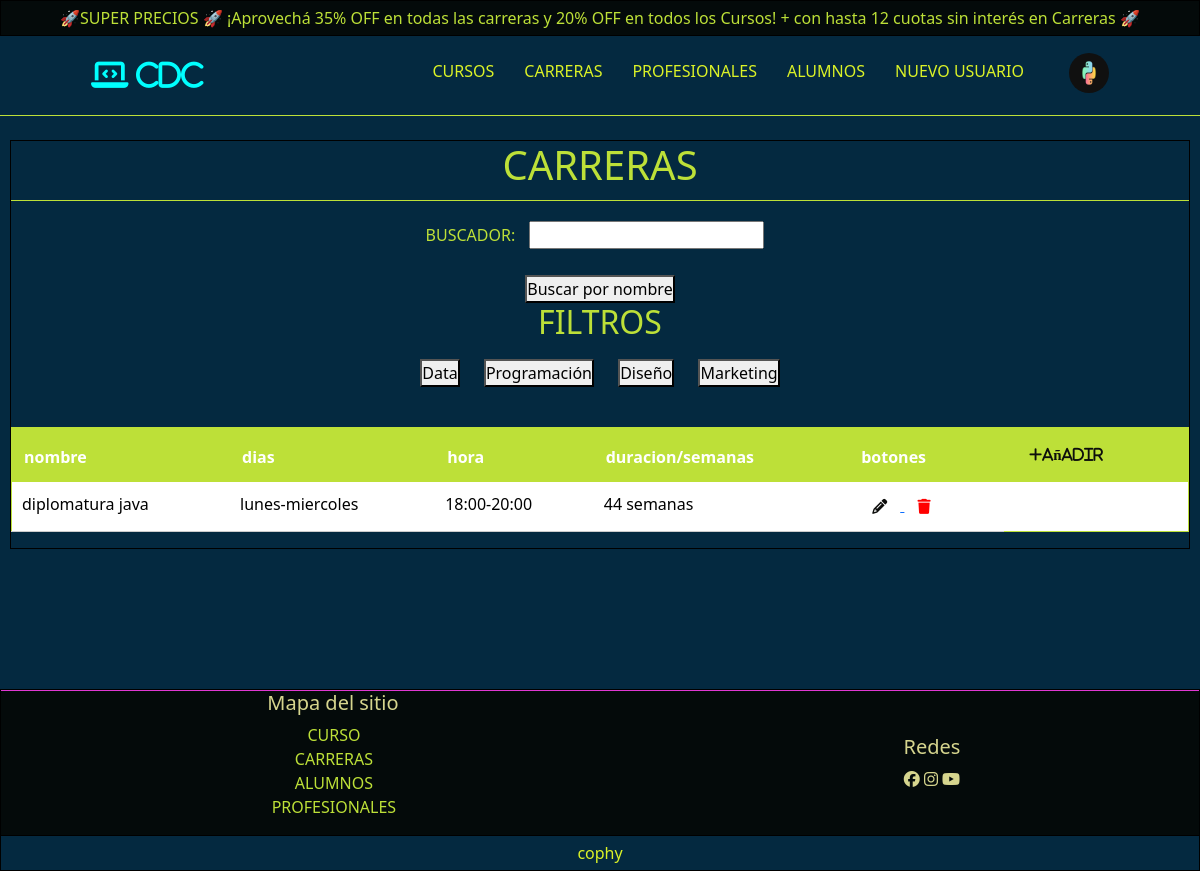
/AppSchol/carreras/ (signed in), run on the app's committed database.
### AppScholl/models.py (models this page shows, shortened)
class Perfil(models.Model):
    user = models.OneToOneField(User,on_delete=models.CASCADE)
    foto = models.ImageField(upload_to='foto_perfil/',null=True,blank=True,default='https://sollentunatrafikskola.se/wp-content/uploads/2018/12/male-feature.jpg')

class Asignatura(models.Model):
    nombre = models.CharField(max_length=30)
    dia = models.CharField(max_length=30, default='lunes-Miercoles')
    hora = models.CharField(max_length=30, default='12:00-14:30 PM')
    duracion = models.IntegerField(default=1)  # Cambié el valor por defecto a un entero
    tipo = models.CharField(max_length=30)
    categoria = models.CharField(max_length=30)

### AppScholl/views.py (the view, shortened to what this page needs)
# urls.py: path("carreras/",views.carreras,name='Carreras'),
def carreras(request):
    query = request.GET.get('buscador')
    filtro = request.GET.get('filtro')
    buscador = Buscar(request.GET)
    if 'reset' in request.GET:
        query = ''
        carrera = Asignatura.objects.filter(tipo='carrera')
    elif filtro:
        carrera = Asignatura.objects.filter(tipo='carrera', categoria__icontains=filtro)
    elif query:
        carrera = Asignatura.objects.filter(tipo='carrera', nombre__icontains=query)
    else:
        carrera = Asignatura.objects.filter(tipo='carrera')
    return render(request,'AppScholl/carreras.html',{'carreras':carrera,'buscar':buscador,'query': query,'filtro': filtro})

### AppScholl/forms.py
class Buscar(forms.Form):
    buscador = forms.CharField(max_length=100,required=False)

### AppScholl/templates/AppScholl/carreras.html (shortened to what this page needs)
{% extends 'AppScholl/base.html' %}
{% block contenido %}
    <main class="conteiner-main" id="carreras">
        <article class="conteiner-titulo">
            <h1>Carreras</h1>
        </article>
        <section class="seccion-buscar-filtros">
            <article class="conteiner-buscar">
              <form method="GET" action="{% url 'Carreras' %}">
                {{ buscar.as_p }}
                <button type="submit">Buscar por nombre</button>
                <article class="conteiner-filtros">
                  <h2>Filtros</h2>
                  <button type="submit" name="filtro" value="data">Data</button>
                  <button type="submit" name="filtro" value="programacion">Programación</button>
                  <button type="submit" name="filtro" value="diseño">Diseño</button>
                  <button type="submit" name="filtro" value="marketing">Marketing</button>
              </article>
              </form>
            </article>
        </section>
        {% if user.is_authenticated %}
          {% if carreras %}
            <section class="seccion-tabla">
              <table class="table">
                <thead>
                  <tr>
                    <th scope="col">nombre</th>
                    <th scope="col">dias</th>
                    <th scope="col">hora</th>
                    <th scope="col">duracion/semanas</th>
                    <th scope="col">botones</th>
                    <th scope="col"><a href="{% url 'AddCarrera' %}"><i class="fa-solid fa-plus btn-mas btn">añadir</i></a></th>
                  </tr>
                </thead>
                <tbody>
                  {% for carrera in carreras %}
                  <tr>
                    <td>{{carrera.nombre}}</td>
                    <td>{{carrera.dia}}</td>
                    <td>{{carrera.hora}}</td>
                    <td>{{carrera.duracion}} semanas</td>
                    <td>
                      {% if user.is_superuser %}
                        <a href="{% url 'ModCarrera' carrera.nombre %}">
                          <i class="fa-solid fa-pencil btn btn-mas"></i>
                        </a>
                        <form method="POST" action="{% url 'Carreras' %}" style="display:inline;"onsubmit="return confirm('¿Estás seguro de que deseas eliminar esta carrera?');">
                            <button type="submit" name="eliminar" style="border: none; background: none; cursor: pointer;" aria-label="Eliminar curso">
                                <i class="fa-solid fa-trash btn btn-mas" style="color: red;"></i>
                            </button>
                        </form>
                      {% else %}
                        <p>No tienes permisos</p>
                      {% endif %}
                    </td>
                  </tr>
                  {% endfor %}
                </tbody>
              </table>
            </section>
          {% else %}
            <p style="color: #DBF227; font-size: 25px; text-align: center;">No se encontraron carreras para el filtro seleccionado.</p>
          {% endif %}
        {% endif %}
    </main>
{% endblock contenido %}

### AppScholl/templates/AppScholl/base.html (shortened to what this page needs)
{% load static %}
<!DOCTYPE html>
<html lang="en">
<head>
    <link href="https://cdn.jsdelivr.net/npm/bootstrap@5.3.3/dist/css/bootstrap.min.css" rel="stylesheet">
    <link rel="stylesheet" href="https://cdnjs.cloudflare.com/ajax/libs/font-awesome/6.7.2/css/all.min.css" />
    <link rel="stylesheet" href="{% static 'AppScholl/css/main.css' %}">
</head>
<body>
    <header class="conteiner-header">
        <div class="conteiner-ofertas">
            <p>🚀SUPER PRECIOS 🚀 ¡Aprovechá 35% OFF en todas las carreras y 20% OFF en todos los Cursos! <span class="oferta-texto">+ con hasta 12 cuotas sin interés en Carreras 🚀</span> </p>
        </div>
        <div class="conteiner-inferior">
            <article class="conteiner-logo">
                <a href="{% url 'Home' %}">
                    <i class="fa-solid fa-laptop-code" style="font-size: 30px; color: aqua;">  CDC</i>
                </a>
            </article>
            <nav class="conteiner-menu-desk" style="margin-top: 15px;">
                <ul class="menu-desk">
                    <li><a href="{% url 'Cursos' %}" class="nav-link">cursos</a></li>
                    <li><a href="{% url 'Carreras' %}" class="nav-link">carreras</a></li>
                    <li><a href="{% url 'Profesionales' %}" class="nav-link">profesionales</a></li>
                    {% if user.is_authenticated %}
                        <li><a href="{% url 'Alumnos' %}" class="nav-link">alumnos</a></li>
                        {% if user.is_superuser %}
                            <li><a href="{% url 'Registro' %}" class="nav-link ">Nuevo usuario</a></li>
                        {% endif %}
                        <div class="dropdown">
                            {% if user.perfil.foto %}
                                <button class="nav-link  " type="button" data-bs-toggle="dropdown" aria-expanded="false" style="width: 50px ;height: auto ;margin-top: 0px">
                                    <img src="{{user.perfil.foto.url}}" alt="icono" class="icono-usuario nav-link" style="width: 50px ;height: auto ; margin-top: -1px; border-radius: 40px;">
                                </button>
                            {% endif %}
                        </div>
                    {% else %}
                        <li><a href="{% url 'Login' %}" class="nav-link sesion">iniciar sesion</a></li>
                    {% endif %}
                </ul>
            </nav>
        </div>
    </header>
    {% block contenido %}
    {% endblock contenido %}
    <footer class="conteiner-footer">
        <div class="conteiner-superior">
            <article class="conteiner-mapa">
                <h5>Mapa del sitio</h5>
                <ul class="menu-mapa">
                    <li><a href="{% url 'Cursos' %}" class="nav-link">curso</a></li>
                    <li><a href="{% url 'Carreras' %}" class="nav-link">carreras</a></li>
                    <li><a href="{% url 'Alumnos' %}" class="nav-link">alumnos</a></li>
                    <li><a href="{% url 'Profesionales' %}" class="nav-link">profesionales</a></li>
                </ul>
            </article>
            <article class="conteiner-redes">
                <h5>Redes</h5>
                <article>
                    <i class="fa-brands fa-facebook"></i>
                    <i class="fa-brands fa-instagram"></i>
                    <i class="fa-brands fa-youtube"></i>
                </article>
            </article>
        </div>
        <div class="conteiner-inferior">
            <p>cophy</p>
        </div>
    </footer>
</body>
</html>

### AppScholl/static/AppScholl/css/main.css (style rules this page uses)
* { margin: 0; padding: 0; box-sizing: border-box; }
body { display: grid; grid-template-areas: "encabezado" "main" "pie"; row-gap: 10px; background: #042940; }
body .conteiner-header { grid-area: encabezado; position: fixed; width: 100%; z-index: 100; }
body .conteiner-main { grid-area: main; margin: 130px 10px; }
body .conteiner-footer { grid-area: pie; }
.btn-mas { font-size: 15px; color: #0d0e0c; }
.table { border: 1px solid #BDE038; background-color: #fff; color: #333; border-collapse: collapse; width: 100%; }
.table th { background-color: #BDE038; color: #fff; padding: 12px; text-align: left; }
.table td { padding: 10px; text-align: left; border-bottom: 1px solid #ccc; }
.conteiner-header { display: grid; grid-template-areas: "ofertas" "inferior"; grid-template-rows: auto 80px; }
.conteiner-header .conteiner-ofertas { grid-area: ofertas; text-align: center; justify-items: center; border: 1px solid black; background: #040A0A; width: 100%; }
.conteiner-header .conteiner-ofertas p { margin: auto; padding: 5px; color: #BDE038; }
.conteiner-header .conteiner-inferior { grid-area: inferior; display: flex; justify-content: space-around; text-align: center; align-content: center; align-items: center; border-bottom: 1px solid #BDE038; background: #042940; }
.conteiner-footer { display: grid; grid-template-areas: "superior" "inferior"; grid-template-rows: auto auto; border: 1px solid black; }
.conteiner-footer .conteiner-superior { grid-area: superior; display: grid; grid-template-areas: "uno" "dos"; text-align: center; align-items: center; background: #040A0A; color: #D6D58E; border-top: 1px solid #e038d2; }
.conteiner-footer .conteiner-superior .menu-mapa { list-style: none; margin-right: 30px; color: #BDE038; }
.conteiner-footer .conteiner-superior .menu-mapa .nav-link { text-transform: uppercase; }
@media screen and (min-width: 767px) { .conteiner-footer .conteiner-superior { grid-template-areas: "uno dos"; } }
.conteiner-footer .conteiner-inferior { grid-area: inferior; border-top: 1px solid black; text-align: center; justify-items: center; background: #042940; }
.conteiner-footer .conteiner-inferior p { margin: auto; padding: 5px; color: #DBF227; }
.menu-desk { display: flex; list-style: none; margin: auto; color: #DBF227; }
.menu-desk .nav-link { margin: 10px; text-transform: uppercase; padding: 5px; }
#carreras { display: grid; grid-template-areas: "titulo" "fb" "tarjetas" "tabla"; grid-template-rows: 60px; border: 1px solid black; row-gap: 10px; }
#carreras .conteiner-titulo { grid-area: titulo; text-align: center; color: #BDE038; text-transform: uppercase; border-bottom: 1px solid #BDE038; }
#carreras .seccion-buscar-filtros { grid-area: fb; grid-template-areas: "buscar" "filtros"; row-gap: 10px; }
#carreras .seccion-buscar-filtros .conteiner-buscar { grid-area: buscar; text-align: center; color: #BDE038; text-transform: uppercase; }
#carreras .seccion-buscar-filtros .conteiner-buscar input { margin: 10px; }
#carreras .seccion-buscar-filtros .conteiner-filtros { grid-area: filtros; text-align: center; color: #BDE038; text-transform: uppercase; }
#carreras .seccion-buscar-filtros .conteiner-filtros button { margin: 10px; }
#carreras .seccion-tabla { grid-area: tabla; margin-top: 10px; }

### data on the page
Asignatura: nombre "diplomatura java", dia "lunes-miercoles", hora "18:00-20:00", duracion "44"
